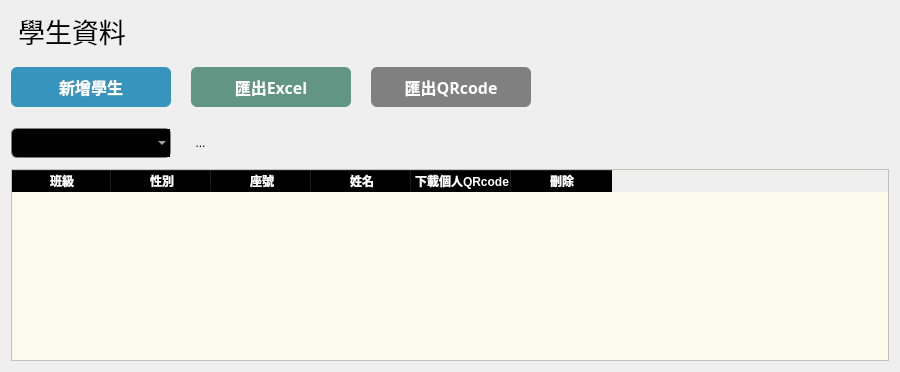
                  <widget class="QWidget" name="widget" native="true">
                   <property name="minimumSize">
                    <size>
                     <width>900</width>
                     <height>0</height>
                    </size>
                   </property>
                   <property name="styleSheet">
                    <string notr="true">QComboBox{
border:1px solid gray;
border-radius:6px;
padding:1px 18px 1px 3px;
background-color:black;
color:white;
selection-background-color:black;
}


QLineEdit{
    background-color: white;
    border-radius: 5px;
border:2px solid gray;
}

</string>
                   </property>
                   <layout class="QVBoxLayout" name="verticalLayout_5">
                    <item>
                     <widget class="QLabel" name="label">
                      <property name="font">
                       <font>
                        <family>微軟正黑體</family>
                        <pointsize>20</pointsize>
                       </font>
                      </property>
                      <property name="text">
                       <string> 學生資料</string>
                      </property>
                     </widget>
                    </item>
                    <item>
                     <layout class="QHBoxLayout" name="horizontalLayout_9">
                      <property name="spacing">
                       <number>20</number>
                      </property>
                      <property name="topMargin">
                       <number>10</number>
                      </property>
                      <property name="bottomMargin">
                       <number>10</number>
                      </property>
                      <item>
                       <widget class="QPushButton" name="btn_push_create_stu">
                        <property name="minimumSize">
                         <size>
                          <width>160</width>
                          <height>40</height>
                         </size>
                        </property>
                        <property name="maximumSize">
                         <size>
                          <width>160</width>
                          <height>40</height>
                         </size>
                        </property>
                        <property name="font">
                         <font>
                          <family>微軟正黑體</family>
                          <pointsize>12</pointsize>
                          <weight>75</weight>
                          <bold>true</bold>
                         </font>
                        </property>
                        <property name="styleSheet">
                         <string notr="true">#btn_push_create_stu{
border:none;
border-radius :6px;
background-color: #3795BD;
color:white;
}

#btn_push_create_stu:hover{
border:none;
border-radius :6px;
background-color: #3A6D8C;

color:white;
}

#btn_push_create_stu:check{
border:none;
border-radius :6px;
background-color: #3A6D8C;

color:white;
}</string>
                        </property>
                        <property name="text">
                         <string>新增學生</string>
                        </property>
                        <property name="icon">
                         <iconset>
                          <normaloff>icon/person_add.png</normaloff>icon/person_add.png</iconset>
                        </property>
                        <property name="iconSize">
                         <size>
                          <width>30</width>
                          <height>30</height>
                         </size>
                        </property>
                        <property name="checkable">
                         <bool>true</bool>
                        </property>
                        <property name="autoExclusive">
                         <bool>true</bool>
                        </property>
                       </widget>
                      </item>
                      <item>
                       <widget class="QPushButton" name="btn_import_excel">
                        <property name="minimumSize">
                         <size>
                          <width>160</width>
                          <height>40</height>
                         </size>
                        </property>
                        <property name="maximumSize">
                         <size>
                          <width>160</width>
                          <height>40</height>
                         </size>
                        </property>
                        <property name="font">
                         <font>
                          <family>微軟正黑體</family>
                          <pointsize>12</pointsize>
                          <weight>75</weight>
                          <bold>true</bold>
                         </font>
                        </property>
                        <property name="styleSheet">
                         <string notr="true">#btn_import_excel{
border:none;
border-radius :6px;
background-color: #629584;
color:white;
}

#btn_import_excel:hover{
border:none;
border-radius :6px;
background-color:#387478;
color:white;
}

#btn_import_excel:check{
border:none;
border-radius :6px;
background-color:#387478;
color:white;

}</string>
                        </property>
                        <property name="text">
                         <string>匯出Excel</string>
                        </property>
                        <property name="icon">
                         <iconset>
                          <normaloff>icon/import_excel.png</normaloff>icon/import_excel.png</iconset>
                        </property>
                        <property name="iconSize">
                         <size>
                          <width>30</width>
                          <height>30</height>
                         </size>
                        </property>
                       </widget>
                      </item>
                      <item>
                       <widget class="QPushButton" name="btn_import_qrcode">
                        <property name="minimumSize">
                         <size>
                          <width>160</width>
                          <height>40</height>
                         </size>
                        </property>
                        <property name="maximumSize">
                         <size>
                          <width>160</width>
                          <height>40</height>
                         </size>
                        </property>
                        <property name="font">
                         <font>
                          <family>微軟正黑體</family>
                          <pointsize>12</pointsize>
                          <weight>75</weight>
                          <bold>true</bold>
                         </font>
                        </property>
                        <property name="styleSheet">
                         <string notr="true">#btn_import_qrcode{
border:none;
border-radius :6px;
background-color:gray;
color:white;
}

#btn_import_qrcode:hover{
border:none;
border-radius :6px;
background-color: black;
color:white;
}

#btn_import_qrcode:check{
border:none;
border-radius :6px;
background-color:black;
color: white;
}</string>
                        </property>
                        <property name="text">
                         <string>匯出QRcode</string>
                        </property>
                        <property name="icon">
                         <iconset>
                          <normaloff>icon/import_qr_code.png</normaloff>icon/import_qr_code.png</iconset>
                        </property>
                        <property name="iconSize">
                         <size>
                          <width>30</width>
                          <height>30</height>
                         </size>
                        </property>
                       </widget>
                      </item>
                      <item>
                       <spacer name="spacer">
                        <property name="orientation">
                         <enum>Qt::Horizontal</enum>
                        </property>
                        <property name="sizeHint" stdset="0">
                         <size>
                          <width>40</width>
                          <height>20</height>
                         </size>
                        </property>
                       </spacer>
                      </item>
                     </layout>
                    </item>
                    <item>
                     <layout class="QHBoxLayout" name="horizontalLayout_12">
                      <property name="spacing">
                       <number>20</number>
                      </property>
                      <property name="topMargin">
                       <number>5</number>
                      </property>
                      <property name="bottomMargin">
                       <number>5</number>
                      </property>
                      <item>
                       <widget class="QComboBox" name="box_search_class">
                        <property name="minimumSize">
                         <size>
                          <width>160</width>
                          <height>30</height>
                         </size>
                        </property>
                        <property name="maximumSize">
                         <size>
                          <width>160</width>
                          <height>60</height>
                         </size>
                        </property>
                        <property name="font">
                         <font>
                          <family>微軟正黑體</family>
                          <pointsize>10</pointsize>
                         </font>
                        </property>
                       </widget>
                      </item>
                      <item>
                       <widget class="QToolButton" name="btn_filter">
                        <property name="styleSheet">
                         <string notr="true">
QToolButton {
    border: none; /* 去掉邊框 */
}</string>
                        </property>
                        <property name="text">
                         <string>...</string>
                        </property>
                        <property name="icon">
                         <iconset>
                          <normaloff>icon/filter_alt.png</normaloff>icon/filter_alt.png</iconset>
                        </property>
                        <property name="iconSize">
                         <size>
                          <width>30</width>
                          <height>30</height>
                         </size>
                        </property>
                       </widget>
                      </item>
                      <item>
                       <spacer name="horizontalSpacer_5">
                        <property name="orientation">
                         <enum>Qt::Horizontal</enum>
                        </property>
                        <property name="sizeHint" stdset="0">
                         <size>
                          <width>40</width>
                          <height>20</height>
                         </size>
                        </property>
                       </spacer>
                      </item>
                      <item>
                       <spacer name="horizontalSpacer_4">
                        <property name="orientation">
                         <enum>Qt::Horizontal</enum>
                        </property>
                        <property name="sizeHint" stdset="0">
                         <size>
                          <width>40</width>
                          <height>20</height>
                         </size>
                        </property>
                       </spacer>
                      </item>
                     </layout>
                    </item>
                    <item>
                     <widget class="QTableWidget" name="table_stu">
                      <property name="font">
                       <font>
                        <family>微軟正黑體</family>
                        <pointsize>12</pointsize>
                        <weight>75</weight>
                        <bold>true</bold>
                       </font>
                      </property>
                      <property name="styleSheet">
                       <string notr="true">QHeaderView::section{
font-weight: bold;
background-color: black;
color:white;
}

QTableWidget{
alternate-background-color: #D8D9DA;
background-color:#FCFAED;
}</string>
                      </property>
                      <property name="alternatingRowColors">
                       <bool>true</bool>
                      </property>
                      <column>
                       <property name="text">
                        <string>班級</string>
                       </property>
                      </column>
                      <column>
                       <property name="text">
                        <string>性別</string>
                       </property>
                      </column>
                      <column>
                       <property name="text">
                        <string>座號</string>
                       </property>
                      </column>
                      <column>
                       <property name="text">
                        <string>姓名</string>
                       </property>
                      </column>
                      <column>
                       <property name="text">
                        <string>下載個人QRcode</string>
                       </property>
                      </column>
                      <column>
                       <property name="text">
                        <string>刪除</string>
                       </property>
                      </column>
                     </widget>
                    </item>
                   </layout>
                  </widget>
